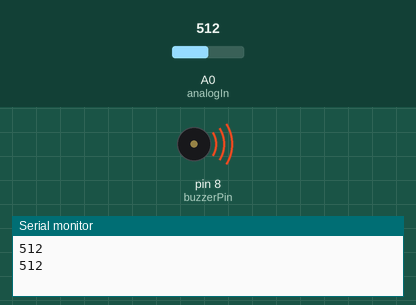
Simulated run of this sketch. Board: Arduino Uno, built with avr-gcc and run on an emulated ATmega328P. Shown: buzzer (waves = sounding, pin HIGH), the last lines printed to the serial monitor. The test bench sets the inputs (shaded band); at power-on: A0 (analogIn) = 512.

Above: at 1.8 s.
1.9 s: A0 (analogIn) set to 209
3.4 s: A0 (analogIn) set to 186
At 4.4 s:
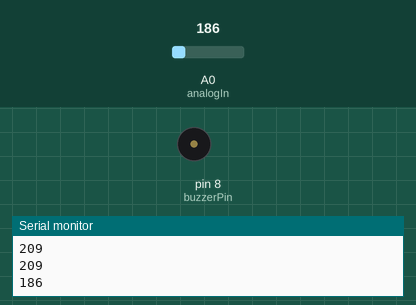
5.5 s: A0 (analogIn) set to 306
At 7.2 s:
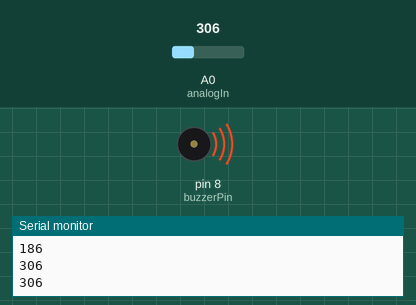
7.5 s: A0 (analogIn) set to 122
At 8.7 s:
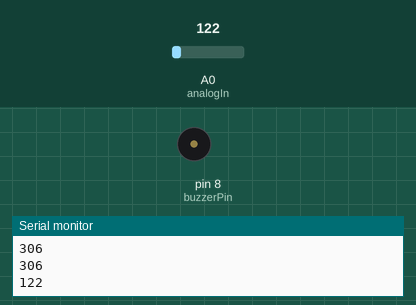
Timing chart, 0 to 10.5 s (numbered marks = the images above; inputs shaded):
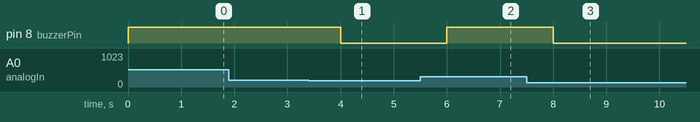

The sketch:

sketch_jul20b.ino
```cpp
const int buzzerPin = 8;
const int analogIn = A0;
const int highAlertVal = 400;
const int lowAlertVal = 200;
int wetVal =0;
void setup() {
  Serial.begin(9600);
  pinMode(buzzerPin,OUTPUT);
}

void loop() {
  wetVal = analogRead(analogIn);
  Serial.println(wetVal);
  if( wetVal > lowAlertVal){
    digitalWrite(buzzerPin, HIGH);
  } else {
    digitalWrite(buzzerPin, LOW);
  }
  delay(1000);

}
```

Measured:
- the behaviour switches between 201 and 200 on A0 (analogIn) (found by bisection; images 0 and 1)
- after the input at 3.4 s, pin 8 (buzzerPin): HIGH → LOW after 0.60 s
- after the input at 5.5 s, pin 8 (buzzerPin): LOW → HIGH after 0.50 s
- after the input at 7.5 s, pin 8 (buzzerPin): HIGH → LOW after 0.50 s
